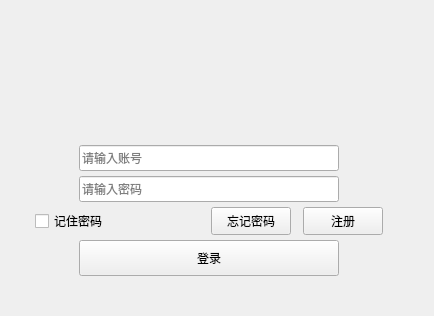
<?xml version="1.0" encoding="UTF-8"?>
<ui version="4.0">
 <class>UserLogin</class>
 <widget class="QWidget" name="UserLogin">
  <property name="geometry">
   <rect>
    <x>0</x>
    <y>0</y>
    <width>434</width>
    <height>316</height>
   </rect>
  </property>
  <property name="sizePolicy">
   <sizepolicy hsizetype="Fixed" vsizetype="Fixed">
    <horstretch>0</horstretch>
    <verstretch>0</verstretch>
   </sizepolicy>
  </property>
  <property name="minimumSize">
   <size>
    <width>434</width>
    <height>316</height>
   </size>
  </property>
  <property name="windowTitle">
   <string>UserLogin</string>
  </property>
  <widget class="QWidget" name="titleWidget" native="true">
   <property name="geometry">
    <rect>
     <x>0</x>
     <y>0</y>
     <width>434</width>
     <height>104</height>
    </rect>
   </property>
   <property name="sizePolicy">
    <sizepolicy hsizetype="Expanding" vsizetype="Expanding">
     <horstretch>0</horstretch>
     <verstretch>0</verstretch>
    </sizepolicy>
   </property>
   <property name="minimumSize">
    <size>
     <width>0</width>
     <height>104</height>
    </size>
   </property>
   <property name="maximumSize">
    <size>
     <width>16777215</width>
     <height>104</height>
    </size>
   </property>
   <property name="titleskin" stdset="0">
    <bool>false</bool>
   </property>
  </widget>
  <widget class="QWidget" name="bodyWidget" native="true">
   <property name="geometry">
    <rect>
     <x>0</x>
     <y>104</y>
     <width>418</width>
     <height>200</height>
    </rect>
   </property>
   <property name="sizePolicy">
    <sizepolicy hsizetype="Preferred" vsizetype="Expanding">
     <horstretch>0</horstretch>
     <verstretch>0</verstretch>
    </sizepolicy>
   </property>
   <property name="minimumSize">
    <size>
     <width>0</width>
     <height>200</height>
    </size>
   </property>
   <property name="bottomskin" stdset="0">
    <bool>false</bool>
   </property>
   <layout class="QVBoxLayout" name="verticalLayout">
    <property name="spacing">
     <number>0</number>
    </property>
    <property name="leftMargin">
     <number>0</number>
    </property>
    <property name="topMargin">
     <number>36</number>
    </property>
    <property name="rightMargin">
     <number>0</number>
    </property>
    <property name="bottomMargin">
     <number>20</number>
    </property>
    <item>
     <layout class="QHBoxLayout" name="horizontalLayout">
      <item>
       <spacer name="horizontalSpacer">
        <property name="orientation">
         <enum>Qt::Horizontal</enum>
        </property>
        <property name="sizeHint" stdset="0">
         <size>
          <width>40</width>
          <height>20</height>
         </size>
        </property>
       </spacer>
      </item>
      <item>
       <widget class="QLineEdit" name="editUserAccount">
        <property name="minimumSize">
         <size>
          <width>260</width>
          <height>26</height>
         </size>
        </property>
        <property name="maximumSize">
         <size>
          <width>260</width>
          <height>26</height>
         </size>
        </property>
        <property name="maxLength">
         <number>33</number>
        </property>
        <property name="placeholderText">
         <string>请输入账号</string>
        </property>
       </widget>
      </item>
      <item>
       <spacer name="horizontalSpacer_2">
        <property name="orientation">
         <enum>Qt::Horizontal</enum>
        </property>
        <property name="sizeHint" stdset="0">
         <size>
          <width>40</width>
          <height>20</height>
         </size>
        </property>
       </spacer>
      </item>
     </layout>
    </item>
    <item>
     <layout class="QHBoxLayout" name="horizontalLayout_2">
      <item>
       <spacer name="horizontalSpacer_3">
        <property name="orientation">
         <enum>Qt::Horizontal</enum>
        </property>
        <property name="sizeHint" stdset="0">
         <size>
          <width>40</width>
          <height>20</height>
         </size>
        </property>
       </spacer>
      </item>
      <item>
       <widget class="QLineEdit" name="editPassword">
        <property name="minimumSize">
         <size>
          <width>260</width>
          <height>26</height>
         </size>
        </property>
        <property name="maximumSize">
         <size>
          <width>260</width>
          <height>26</height>
         </size>
        </property>
        <property name="echoMode">
         <enum>QLineEdit::Password</enum>
        </property>
        <property name="placeholderText">
         <string>请输入密码</string>
        </property>
       </widget>
      </item>
      <item>
       <spacer name="horizontalSpacer_4">
        <property name="orientation">
         <enum>Qt::Horizontal</enum>
        </property>
        <property name="sizeHint" stdset="0">
         <size>
          <width>40</width>
          <height>20</height>
         </size>
        </property>
       </spacer>
      </item>
     </layout>
    </item>
    <item>
     <layout class="QHBoxLayout" name="horizontalLayout_3">
      <property name="spacing">
       <number>12</number>
      </property>
      <item>
       <spacer name="horizontalSpacer_5">
        <property name="orientation">
         <enum>Qt::Horizontal</enum>
        </property>
        <property name="sizeHint" stdset="0">
         <size>
          <width>18</width>
          <height>20</height>
         </size>
        </property>
       </spacer>
      </item>
      <item>
       <widget class="QCheckBox" name="checkBox">
        <property name="sizePolicy">
         <sizepolicy hsizetype="Fixed" vsizetype="Fixed">
          <horstretch>0</horstretch>
          <verstretch>0</verstretch>
         </sizepolicy>
        </property>
        <property name="minimumSize">
         <size>
          <width>164</width>
          <height>28</height>
         </size>
        </property>
        <property name="maximumSize">
         <size>
          <width>164</width>
          <height>28</height>
         </size>
        </property>
        <property name="text">
         <string>记住密码</string>
        </property>
       </widget>
      </item>
      <item>
       <widget class="QPushButton" name="forgetWordbtn">
        <property name="sizePolicy">
         <sizepolicy hsizetype="Fixed" vsizetype="Fixed">
          <horstretch>0</horstretch>
          <verstretch>0</verstretch>
         </sizepolicy>
        </property>
        <property name="minimumSize">
         <size>
          <width>0</width>
          <height>28</height>
         </size>
        </property>
        <property name="maximumSize">
         <size>
          <width>16777215</width>
          <height>28</height>
         </size>
        </property>
        <property name="text">
         <string>忘记密码</string>
        </property>
       </widget>
      </item>
      <item>
       <widget class="QPushButton" name="registBtn">
        <property name="sizePolicy">
         <sizepolicy hsizetype="Fixed" vsizetype="Fixed">
          <horstretch>0</horstretch>
          <verstretch>0</verstretch>
         </sizepolicy>
        </property>
        <property name="maximumSize">
         <size>
          <width>16777215</width>
          <height>28</height>
         </size>
        </property>
        <property name="text">
         <string>注册</string>
        </property>
       </widget>
      </item>
      <item>
       <spacer name="horizontalSpacer_6">
        <property name="orientation">
         <enum>Qt::Horizontal</enum>
        </property>
        <property name="sizeHint" stdset="0">
         <size>
          <width>18</width>
          <height>20</height>
         </size>
        </property>
       </spacer>
      </item>
     </layout>
    </item>
    <item>
     <layout class="QHBoxLayout" name="horizontalLayout_4">
      <item>
       <spacer name="horizontalSpacer_7">
        <property name="orientation">
         <enum>Qt::Horizontal</enum>
        </property>
        <property name="sizeHint" stdset="0">
         <size>
          <width>40</width>
          <height>20</height>
         </size>
        </property>
       </spacer>
      </item>
      <item>
       <widget class="QPushButton" name="loginBtn">
        <property name="sizePolicy">
         <sizepolicy hsizetype="Fixed" vsizetype="Fixed">
          <horstretch>0</horstretch>
          <verstretch>0</verstretch>
         </sizepolicy>
        </property>
        <property name="minimumSize">
         <size>
          <width>260</width>
          <height>36</height>
         </size>
        </property>
        <property name="maximumSize">
         <size>
          <width>260</width>
          <height>36</height>
         </size>
        </property>
        <property name="text">
         <string>登录</string>
        </property>
       </widget>
      </item>
      <item>
       <spacer name="horizontalSpacer_8">
        <property name="orientation">
         <enum>Qt::Horizontal</enum>
        </property>
        <property name="sizeHint" stdset="0">
         <size>
          <width>17</width>
          <height>20</height>
         </size>
        </property>
       </spacer>
      </item>
     </layout>
    </item>
   </layout>
  </widget>
 </widget>
 <layoutdefault spacing="6" margin="11"/>
 <resources/>
 <connections/>
</ui>
